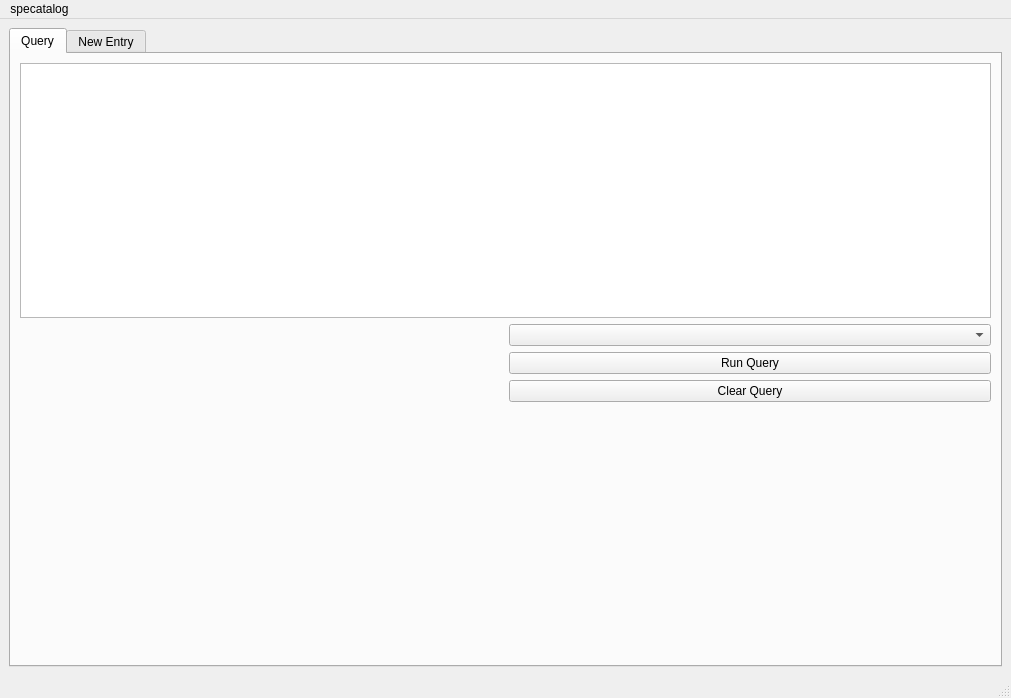
<?xml version="1.0" encoding="UTF-8"?>
<ui version="4.0">
 <class>MainWindow</class>
 <widget class="QMainWindow" name="MainWindow">
  <property name="geometry">
   <rect>
    <x>0</x>
    <y>0</y>
    <width>1011</width>
    <height>698</height>
   </rect>
  </property>
  <property name="sizePolicy">
   <sizepolicy hsizetype="Expanding" vsizetype="Expanding">
    <horstretch>0</horstretch>
    <verstretch>0</verstretch>
   </sizepolicy>
  </property>
  <property name="windowTitle">
   <string>specatalog</string>
  </property>
  <widget class="QWidget" name="centralwidget">
   <property name="sizePolicy">
    <sizepolicy hsizetype="Expanding" vsizetype="Expanding">
     <horstretch>0</horstretch>
     <verstretch>0</verstretch>
    </sizepolicy>
   </property>
   <layout class="QHBoxLayout" name="horizontalLayout_2">
    <item>
     <widget class="QTabWidget" name="tabWidget">
      <property name="currentIndex">
       <number>0</number>
      </property>
      <widget class="QWidget" name="tab_1">
       <attribute name="title">
        <string>Query</string>
       </attribute>
       <layout class="QGridLayout" name="gridLayout">
        <item row="0" column="0" colspan="2">
         <widget class="QTableView" name="MeasurementsView"/>
        </item>
        <item row="2" column="1">
         <widget class="QPushButton" name="ButtonQuery">
          <property name="text">
           <string>Run Query</string>
          </property>
         </widget>
        </item>
        <item row="1" column="0" rowspan="4">
         <layout class="QFormLayout" name="FormFilter"/>
        </item>
        <item row="4" column="1">
         <spacer name="verticalSpacer">
          <property name="orientation">
           <enum>Qt::Vertical</enum>
          </property>
          <property name="sizeHint" stdset="0">
           <size>
            <width>20</width>
            <height>40</height>
           </size>
          </property>
         </spacer>
        </item>
        <item row="1" column="1">
         <widget class="QComboBox" name="ComboModelChoice"/>
        </item>
        <item row="3" column="1">
         <widget class="QPushButton" name="ButtonClearQuery">
          <property name="text">
           <string>Clear Query</string>
          </property>
         </widget>
        </item>
       </layout>
      </widget>
      <widget class="QWidget" name="tab_3">
       <attribute name="title">
        <string>New Entry</string>
       </attribute>
       <layout class="QGridLayout" name="gridLayout_2">
        <item row="0" column="0" colspan="2">
         <layout class="QFormLayout" name="FormNewEntry"/>
        </item>
        <item row="1" column="0">
         <widget class="QComboBox" name="ComboModelChoiceNewEntry"/>
        </item>
        <item row="1" column="1">
         <widget class="QPushButton" name="ButtonNewEntry">
          <property name="text">
           <string>Submit new Entry</string>
          </property>
         </widget>
        </item>
       </layout>
      </widget>
     </widget>
    </item>
   </layout>
  </widget>
  <widget class="QMenuBar" name="menubar">
   <property name="geometry">
    <rect>
     <x>0</x>
     <y>0</y>
     <width>1011</width>
     <height>22</height>
    </rect>
   </property>
   <widget class="QMenu" name="menuMainWindow">
    <property name="title">
     <string>specatalog</string>
    </property>
   </widget>
   <addaction name="menuMainWindow"/>
  </widget>
  <widget class="QStatusBar" name="statusbar"/>
 </widget>
 <resources/>
 <connections/>
</ui>
